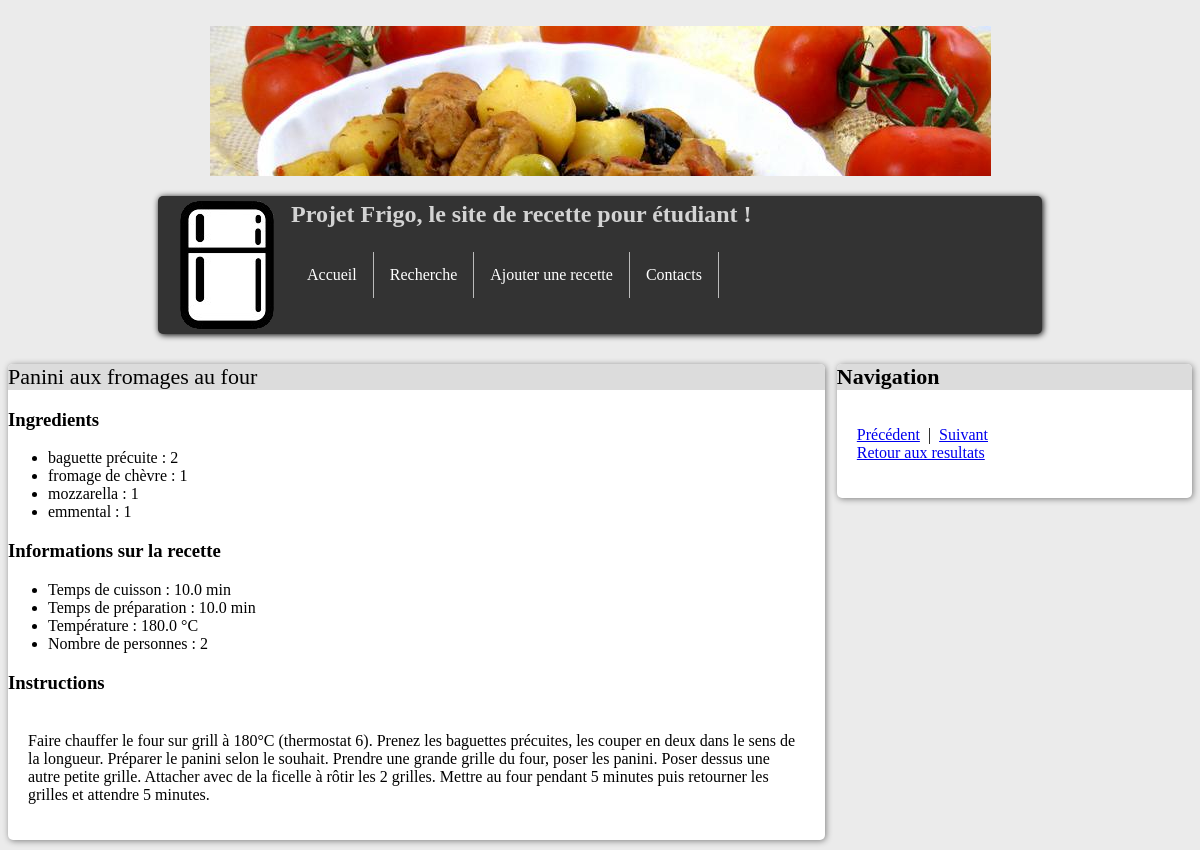
Screenshot of /fridgeApp/recipe/15 with the database file from the repository.
### fridgeApp/models.py (models this page shows, shortened)
class Recipe(models.Model):
    recipe_text = models.CharField(max_length = 200)
    pub_date = models.DateTimeField('date published')
    category = models.CharField(max_length = 200)

class Ingredient(models.Model):
    recipe = models.ForeignKey(Recipe, on_delete=models.CASCADE)
    ingredient_text = models.CharField(max_length = 50)
    quantity = models.FloatField()
    unit = models.CharField(max_length = 30)
    category = models.CharField(max_length = 200)

class Cook_information(models.Model):
    recipe = models.ForeignKey(Recipe, on_delete=models.CASCADE)
    information_text = models.CharField(max_length = 200)
    value = models.FloatField()
    value_unit = models.CharField(max_length = 30)

class Instructions(models.Model):
    recipe = models.ForeignKey(Recipe, on_delete=models.CASCADE)
    instructions_text = models.CharField(max_length = 1500)

### fridgeApp/views.py (the view)
# urls.py: url(r'^recipe/(?P<recipe_id>[0-9]+)$', views.recipe, name='recipe'),
def recipe(request, recipe_id):
    recipe = get_object_or_404(Recipe, pk = recipe_id)
    return render(request, 'fridgeApp/recipe.html', locals())

### fridgeApp/templates/fridgeApp/recipe.html (shortened to what this page needs)
﻿{% load static %}
<body>
	{% include "fridgeApp/includes/tabs.html" with active_tab='None' %}
	<section>
	<div class="title">{{ recipe.recipe_text }}</div>
	<h3> Ingredients </h3>
	<ul>
	{% for ingredient in recipe.ingredient_set.all %}
		<li> {{ingredient.ingredient_text}} :
		{% if ingredient.quantity|add:"0" == ingredient.quantity %}
			{{ingredient.quantity|add:"0"}}
		{% else %}
			{{ingredient.quantity}}
		{% endif %}
		</li>
	{% endfor %}
	</ul>
	<h3> Informations sur la recette </h3>
	<ul>
	{% for info in recipe.cook_information_set.all %}
		<li> {{info.information_text}} :
		{% if info.value != 0 and info.value_unit == 'none' %}
			{{info.value|stringformat:"d"}}
		{% else %}
			{% if info.value != 0 %} {{info.value}} {% endif %}
			{% if info.value_unit != 'none' %} {{info.value_unit}} {% endif %} </li>
		{% endif %}
	{% endfor %}
	</ul>
	<h3> Instructions </h3>
	<p> {{recipe.instructions_set.all.0.instructions_text}} </p>
	</section>
	<aside>
		<div class="title"><strong>Navigation</strong></div>
		<p>
			<a href="{%url 'fridgeApp:recipe' recipe.id|add:-1%}">Précédent</a>&nbsp; |&nbsp;
			<a href="{%url 'fridgeApp:recipe' recipe.id|add:'1'%}">Suivant</a> <br/>
			<a href="{%url 'fridgeApp:result'%}">Retour aux resultats</a>
		</p>
	</aside>
</body>

### fridgeApp/static/fridgeApp/stylesheet.css (style rules this page uses)
body { background-color: rgb(235,235,235); }
section { float: left; background-color: white; border-radius: 5px; box-shadow: 1px 1px 6px gray; width: 69%; margin: 10px 0px 10px 0px; }
section .title { background-color: rgb(220,220,220); border-bottom-width: 1px; border-radius: 5px 5px 0px 0px; border-color: black; font-size: 22px; }
section p { padding: 20px; }
aside { float: right; background-color: white; border-radius: 5px; box-shadow: 1px 1px 6px gray; width: 30%; margin: 10px 0px 10px 0px; }
aside .title { background-color: rgb(220,220,220); border-bottom-width: 1px; border-radius: 5px 5px 0px 0px; border-color: black; font-size: 22px; }
aside p { padding: 20px; }

### rows the page displays
Recipe: recipe_text "Panini aux fromages au four", instructions_set.all.0.instructions_text "Faire chauffer le four sur grill à 180°C (thermostat 6). Prenez les baguettes précuites, les couper en deux dans le sens de la longueur. Préparer le panini selon le souhait. Prendre une grande grille du four, poser les panini. Poser dessus une autre petite grille. Attacher avec de la ficelle à rôtir les 2 grilles. Mettre au four pendant 5 minutes puis retourner les grilles et attendre 5 minutes."
Ingredient: ingredient_text "baguette précuite", quantity|add "2"
Ingredient: ingredient_text "fromage de chèvre", quantity|add "1"
Ingredient: ingredient_text "mozzarella", quantity|add "1"
Ingredient: ingredient_text "emmental", quantity|add "1"
Cook_information: information_text "Temps de cuisson", value "10.0", value_unit "min"
Cook_information: information_text "Temps de préparation", value "10.0", value_unit "min"
Cook_information: information_text "Température", value "180.0", value_unit "°C"
Cook_information: information_text "Nombre de personnes", value "2"
